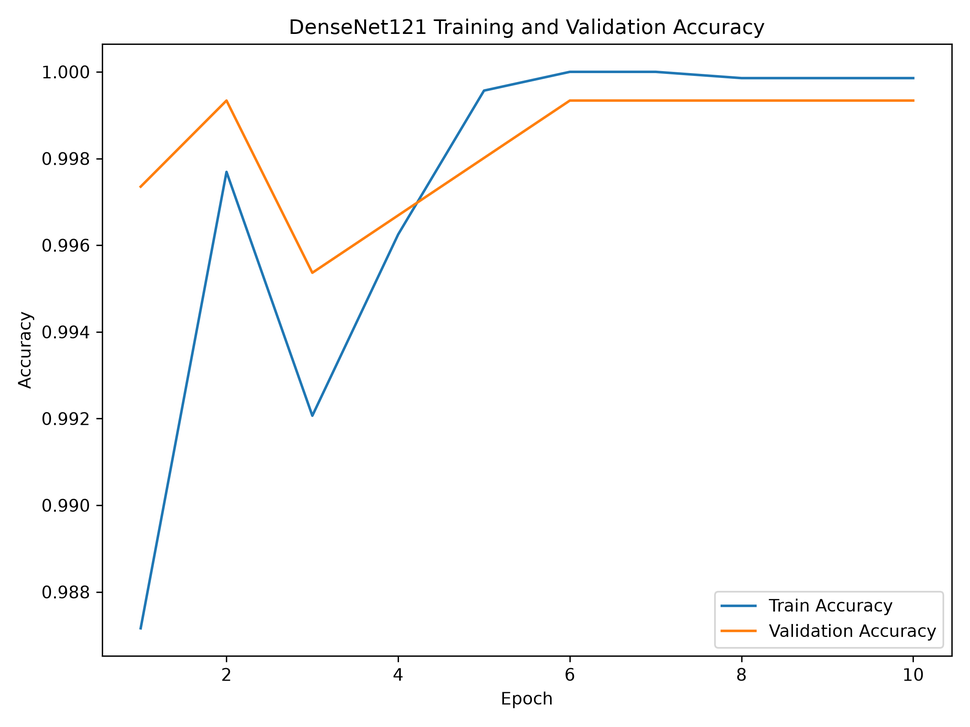
#> input picture densenet121_accuracy_curve.png, 970 x 727 px, shrunk from 2400 x 1800 before the run
$ python -i handcrafted_features.py   (imports and definitions only)   (older library calls are emulated)
#> lines starting #> are read from the running program, lines starting #| are printed output that depends on the picture
import cv2
import numpy as np

from skimage.feature import graycomatrix, graycoprops, local_binary_pattern


# ==================================================
# COLOR FEATURES
# ==================================================

def extract_color_features(image):
    """
    Extract color statistics from:
    RGB, HSV, Lab, and YCbCr.
    """

    features = []

    # --------------------------------------------------
    # RGB
    # --------------------------------------------------

    rgb = image

    for channel in cv2.split(rgb):

        features.append(
            np.mean(channel)
        )

        features.append(
            np.std(channel)
        )
#> this loop made 3 passes
#> after the loop, features = [250.3, 29.82, 250.3, 28, 250.2, 29.2]

    # --------------------------------------------------
    # HSV
    # --------------------------------------------------

    hsv = cv2.cvtColor(
        image,
        cv2.COLOR_RGB2HSV
    )
#> hsv: shape (727, 970, 3); mean H, S, V 1.4, 2.1, 251.1

    for channel in cv2.split(hsv):

        features.append(
            np.mean(channel)
        )

        features.append(
            np.std(channel)
        )
#> after the loop, features = [250.3, 29.82, 250.3, 28, 250.2, 29.2, 1.42, 11.57, 2.05, 20.08, 251.1, 25.93]

    # --------------------------------------------------
    # Lab
    # --------------------------------------------------

    lab = cv2.cvtColor(
        image,
        cv2.COLOR_RGB2LAB
    )
#> lab: shape (727, 970, 3); mean of channels 0, 1, 2 250.6, 128.1, 128

    for channel in cv2.split(lab):

        features.append(
            np.mean(channel)
        )

        features.append(
            np.std(channel)
        )
#> after the loop, features = [250.3, 29.82, 250.3, 28, 250.2, 29.2, 1.42, 11.57, 2.05, 20.08, 251.1, 25.93, 250.6, 27.12, 128.1, 2.47, 128, 4.95]

    # --------------------------------------------------
    # YCbCr
    # --------------------------------------------------

    ycbcr = cv2.cvtColor(
        image,
        cv2.COLOR_RGB2YCrCb
    )
#> ycbcr: shape (727, 970, 3); mean of channels 0, 1, 2 250.3, 128, 128

    for channel in cv2.split(ycbcr):

        features.append(
            np.mean(channel)
        )

        features.append(
            np.std(channel)
        )
#> after the loop, features = [250.3, 29.82, 250.3, 28, 250.2, 29.2, 1.42, 11.57, 2.05, 20.08, 251.1, 25.93, 250.6, 27.12, 128.1, 2.47, 128, 4.95, 250.3, 28.15, 128, 5.44, 128, 5.47]

    return features


# ==================================================
# GLCM FEATURES
# ==================================================

def extract_glcm_features(image):
    """
    Extract GLCM texture features.
    """

    gray = cv2.cvtColor(
        image,
        cv2.COLOR_RGB2GRAY
    )

    # Reduce gray levels
    gray = gray // 32

    gray = gray.astype(
        np.uint8
    )

    glcm = graycomatrix(
        gray,
        distances=[1],
        angles=[0],
        levels=8,
        symmetric=True,
        normed=True
    )

    features = []

    properties = [
        "contrast",
        "dissimilarity",
        "homogeneity",
        "energy",
        "correlation",
        "ASM"
    ]

    for prop in properties:

        value = graycoprops(
            glcm,
            prop
        )[0, 0]

        features.append(
            value
        )
#> this loop made 6 passes
#> value on passes 1 to 6: 0.348, 0.0811, 0.979, 0.961, 0.719, 0.924
#> after the loop, features = [0.348, 0.0811, 0.979, 0.961, 0.719, 0.924]

    return features


# ==================================================
# LBP FEATURES
# ==================================================

def extract_lbp_features(image):
    """
    Extract Local Binary Pattern histogram.
    """

    gray = cv2.cvtColor(
        image,
        cv2.COLOR_RGB2GRAY
    )

    radius = 1

    points = 8 * radius

    lbp = local_binary_pattern(
        gray,
        points,
        radius,
        method="uniform"
    )
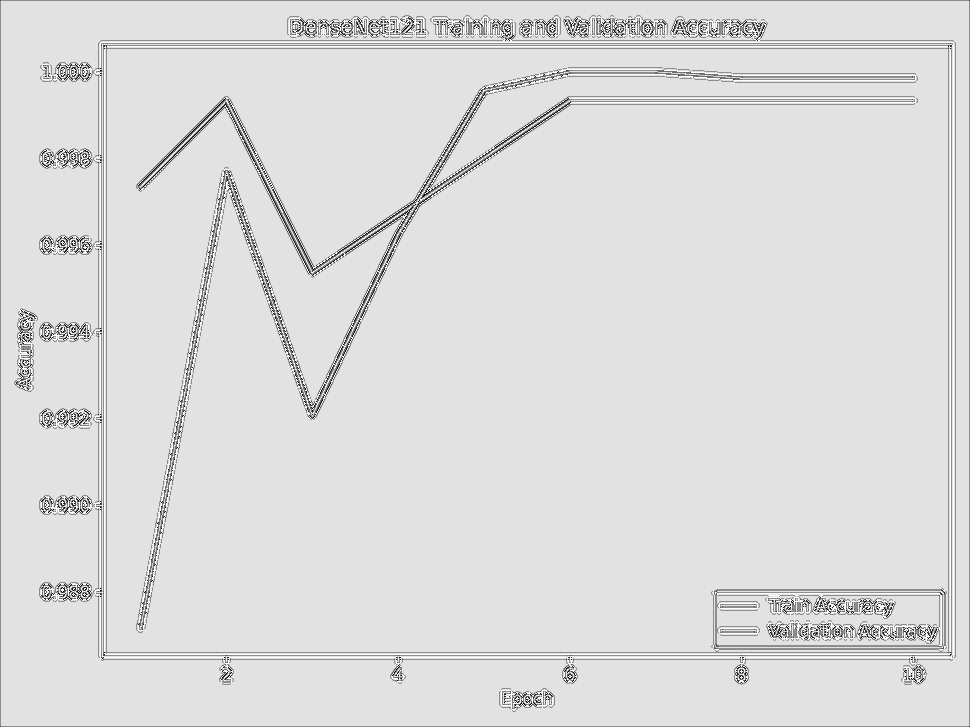
#> lbp: shape (727, 970) float64; min 0, max 9, mean 7.79; drawn with min black and max white

    n_bins = points + 2

    histogram, _ = np.histogram(
        lbp.ravel(),
        bins=np.arange(
            0,
            n_bins + 1
        ),
        range=(
            0,
            n_bins
        )
    )
#> histogram = [1168, 2974, 205, 4194, 6181, 25585, 386, 7163, 641314, 16020]

    histogram = histogram.astype(
        np.float32
    )

    histogram /= (
        histogram.sum() + 1e-7
    )
#> histogram = [0.00166, 0.00422, 0.000291, 0.00595, 0.00877, 0.0363, 0.000547, 0.0102, 0.909, 0.0227]

    return histogram.tolist()


# ==================================================
# SHAPE FEATURES
# ==================================================

def extract_shape_features(image):
    """
    Extract basic shape-related features.
    """

    gray = cv2.cvtColor(
        image,
        cv2.COLOR_RGB2GRAY
    )

    _, binary = cv2.threshold(
        gray,
        0,
        255,
        cv2.THRESH_BINARY +
        cv2.THRESH_OTSU
    )
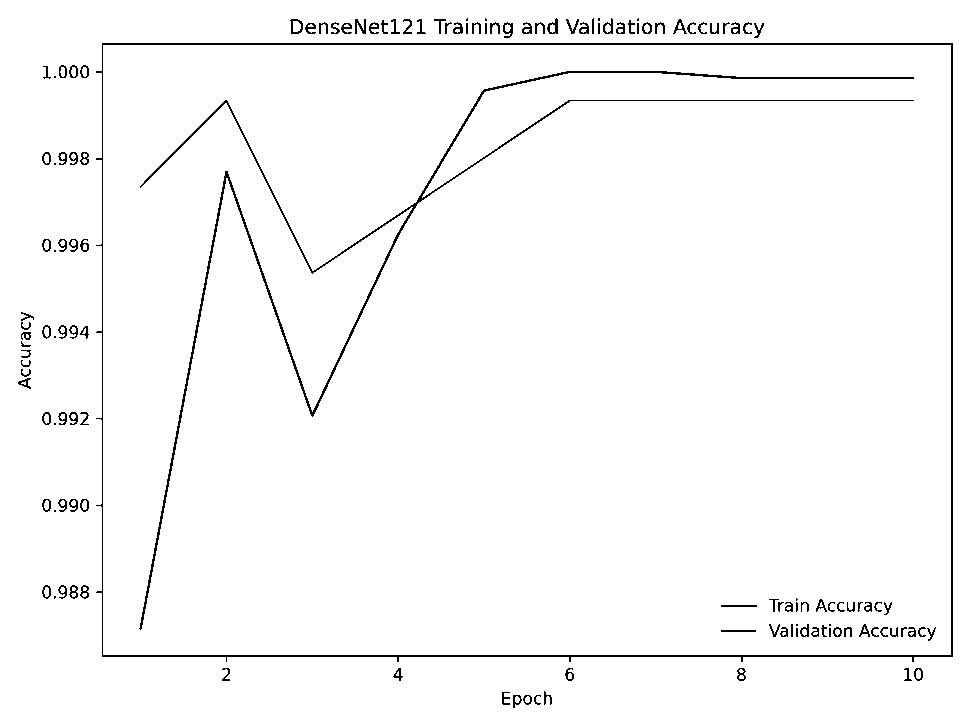
#> binary: shape (727, 970); 97.7% white; black in thin lines or dots

    contours, _ = cv2.findContours(
        binary,
        cv2.RETR_EXTERNAL,
        cv2.CHAIN_APPROX_SIMPLE
    )
#> contours = [[[0, 0], [0, 726], [969, 726], [969, 0]]]

    features = []

    if len(contours) == 0:

        return [
            0.0,
            0.0,
            0.0,
            0.0
        ]

    largest_contour = max(
        contours,
        key=cv2.contourArea
    )
#> largest_contour = [[0, 0], [0, 726], [969, 726], [969, 0]]

    area = cv2.contourArea(
        largest_contour
    )
#> area = 703494

    perimeter = cv2.arcLength(
        largest_contour,
        True
    )
#> perimeter = 3390

    if perimeter > 0:

        circularity = (
            4 *
            np.pi *
            area /
            (perimeter ** 2)
        )
#> circularity = 0.769

    else:

        circularity = 0.0


    x, y, w, h = cv2.boundingRect(
        largest_contour
    )
#> x = 0; y = 0; w = 970; h = 727

    aspect_ratio = (
        w / h
        if h > 0
        else 0.0
    )
#> aspect_ratio = 1.33


    features.extend([
        area,
        perimeter,
        circularity,
        aspect_ratio
    ])

    return features


# ==================================================
# COMPLETE HANDCRAFTED FEATURE EXTRACTION
# ==================================================

def extract_handcrafted_features(image):
    """
    Extract all handcrafted features.
    """

    features = []

    # Color
    features.extend(
        extract_color_features(image)
    )

    # GLCM
    features.extend(
        extract_glcm_features(image)
    )

    # LBP
    features.extend(
        extract_lbp_features(image)
    )

    # Shape
    features.extend(
        extract_shape_features(image)
    )

    return np.array(
        features,
        dtype=np.float32
    )

>>> import cv2
>>> picture = cv2.cvtColor(cv2.imread('../densenet121_accuracy_curve.png'), cv2.COLOR_BGR2RGB)
>>> result = extract_handcrafted_features(picture)
#> result = 44 values, max 703494 at index 40, min 0.000291 at index 32, mean 16116.5

$ run again, on densenet121_loss_curve.png
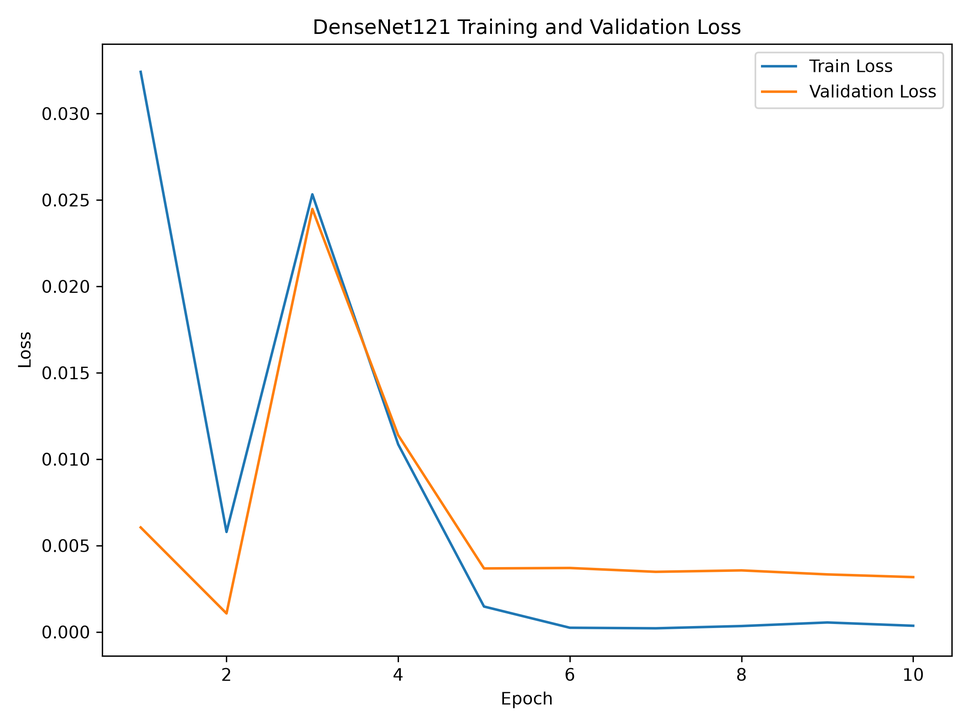
#> input picture densenet121_loss_curve.png, 970 x 727 px, shrunk from 2400 x 1800 before the run
#> the loop in extract_color_features, `for channel in cv2.split(rgb): ` made 3 passes
#> after the loop in extract_color_features, `for channel in cv2.split(rgb):`: features = [250.4, 29.29, 250.3, 27.63, 250.1, 29.65]
#> hsv: shape (727, 970, 3); mean H, S, V 1.5, 2.5, 251.3
#> the loop in extract_color_features, `for channel in cv2.split(hsv): ` made 3 passes
#> after the loop in extract_color_features, `for channel in cv2.split(hsv):`: features = [250.4, 29.29, 250.3, 27.63, 250.1, 29.65, 1.5, 11.76, 2.46, 22.01, 251.3, 25.08]
#> lab: shape (727, 970, 3); mean of channels 0, 1, 2 250.6, 128.2, 128.1
#> the loop in extract_color_features, `for channel in cv2.split(lab): ` made 3 passes
#> after the loop in extract_color_features, `for channel in cv2.split(lab):`: features = [250.4, 29.29, 250.3, 27.63, 250.1, 29.65, 1.5, 11.76, 2.46, 22.01, 251.3, 25.08, 250.6, 26.55, 128.2, 2.88, 128.1, 5.57]
#> ycbcr: shape (727, 970, 3); mean of channels 0, 1, 2 250.3, 128.1, 127.9
#> the loop in extract_color_features, `for channel in cv2.split(ycbcr): ` made 3 passes
#> after the loop in extract_color_features, `for channel in cv2.split(ycbcr):`: features = [250.4, 29.29, 250.3, 27.63, 250.1, 29.65, 1.5, 11.76, 2.46, 22.01, 251.3, 25.08, 250.6, 26.55, 128.2, 2.88, 128.1, 5.57, 250.3, 27.69, 128.1, 6.05, 127.9, 6.15]
#> the loop in extract_glcm_features, `for prop in properties: ` made 6 passes
#> value on passes 1 to 6: 0.336, 0.0805, 0.979, 0.96, 0.719, 0.922
#> after the loop in extract_glcm_features, `for prop in properties:`: features = [0.336, 0.0805, 0.979, 0.96, 0.719, 0.922]
#> in extract_lbp_features, `lbp = local_binary_pattern( gray, points, radius, method="uniform" )`:
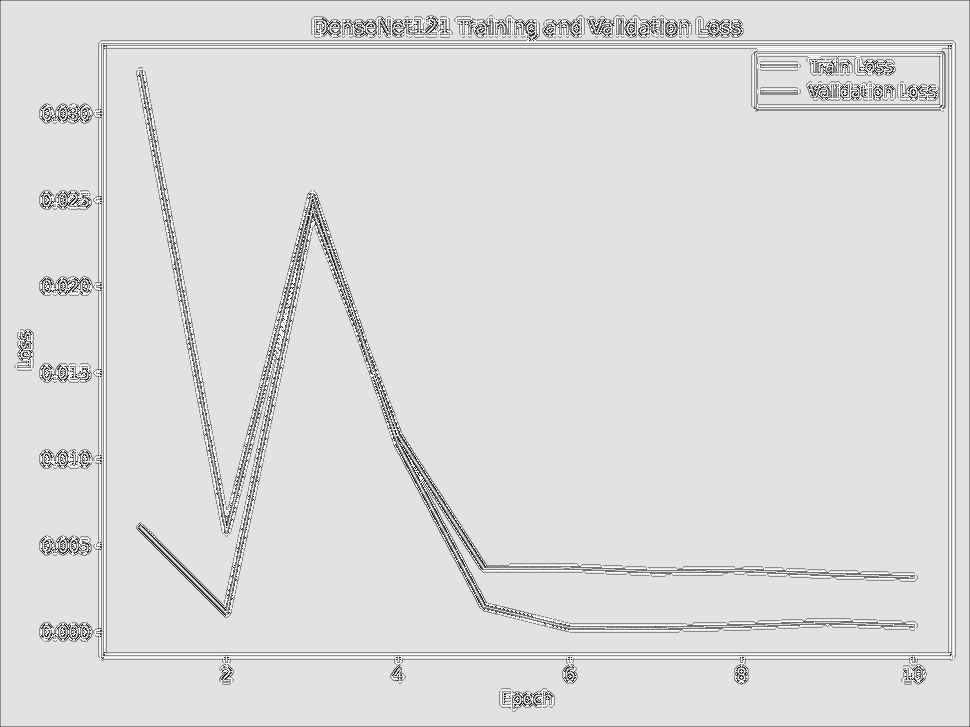
#> lbp: shape (727, 970) float64; min 0, max 9, mean 7.8; drawn with min black and max white
#> in extract_lbp_features, `histogram, _ = np.histogram( lbp.ravel(), bins=np.arange( 0, n_bins + ..`: histogram = [1027, 2588, 163, 3540, 8721, 23786, 360, 7213, 640790, 17002]
#> in extract_lbp_features, `histogram /= ( histogram.sum() + 1e-7 )`: histogram = [0.00146, 0.00367, 0.000231, 0.00502, 0.0124, 0.0337, 0.000511, 0.0102, 0.909, 0.0241]
#> in extract_shape_features, `_, binary = cv2.threshold( gray, 0, 255, cv2.THRESH_BINARY + cv2.THRES..`:
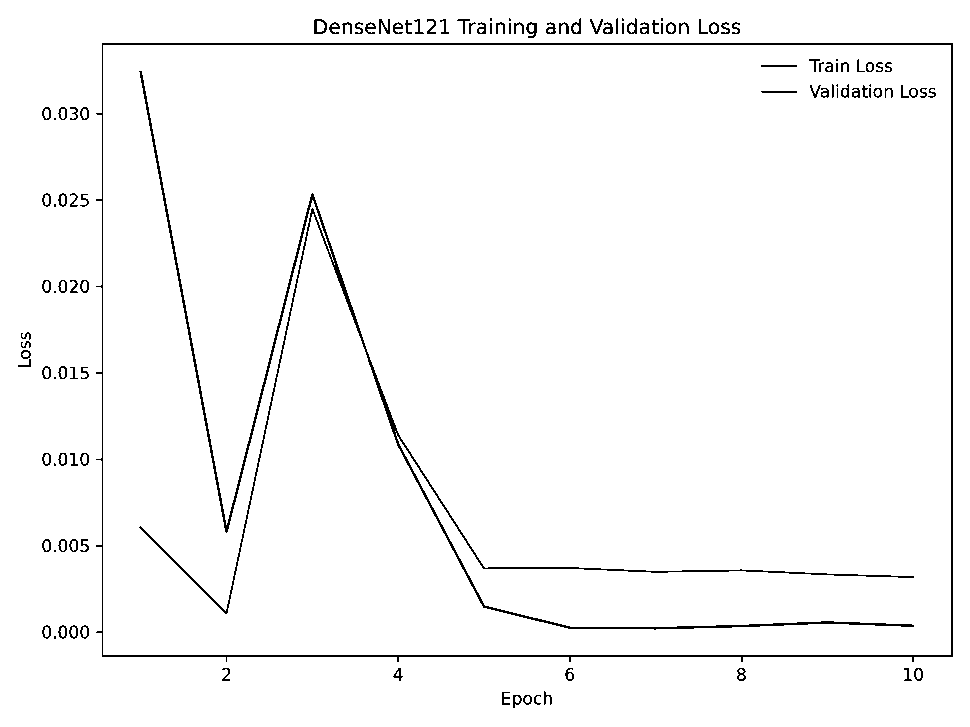
#> binary: shape (727, 970); 97.6% white; black in thin lines or dots
#> contours = [[[0, 0], [0, 726], [969, 726], [969, 0]]]
#> largest_contour = [[0, 0], [0, 726], [969, 726], [969, 0]]
#> area = 703494
#> perimeter = 3390
#> circularity = 0.769
#> x = 0; w = 970; h = 727
#> aspect_ratio = 1.33
#> result = 44 values, max 703494 at index 40, min 0.000231 at index 32, mean 16116.6

$ run again, on resnet18_accuracy_curve.png
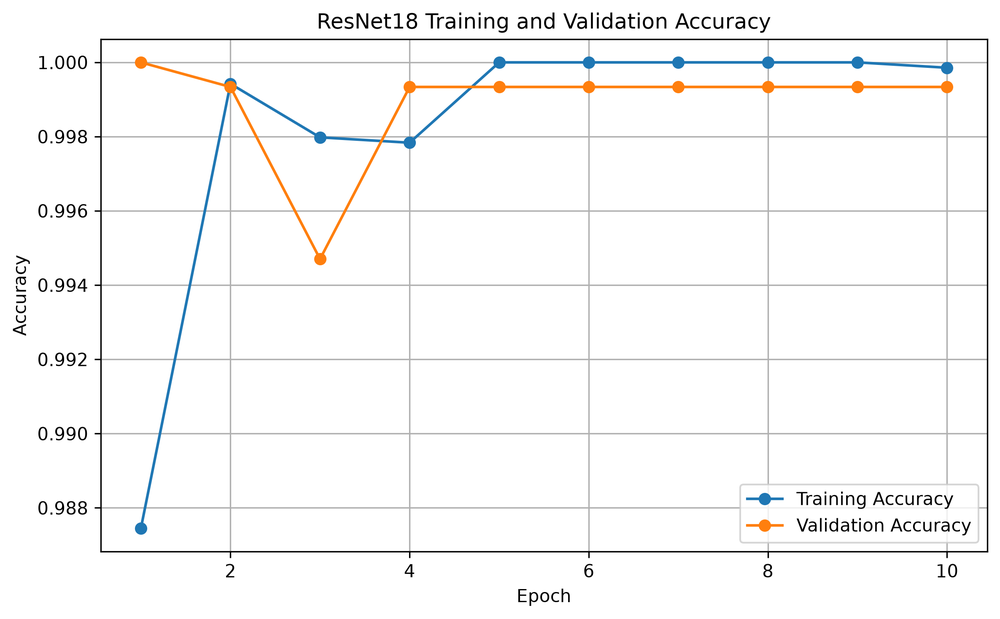
#> input picture resnet18_accuracy_curve.png, 1000 x 619 px, shrunk from 2371 x 1468 before the run
#> the loop in extract_color_features, `for channel in cv2.split(rgb): ` made 3 passes
#> after the loop in extract_color_features, `for channel in cv2.split(rgb):`: features = [247.9, 33.77, 247.7, 32.12, 247.4, 34.38]
#> hsv: shape (619, 1000, 3); mean H, S, V 1.5, 2.9, 248.9
#> the loop in extract_color_features, `for channel in cv2.split(hsv): ` made 3 passes
#> after the loop in extract_color_features, `for channel in cv2.split(hsv):`: features = [247.9, 33.77, 247.7, 32.12, 247.4, 34.38, 1.55, 11.89, 2.92, 24.3, 248.9, 29.58]
#> lab: shape (619, 1000, 3); mean of channels 0, 1, 2 248.3, 128.2, 128.2
#> the loop in extract_color_features, `for channel in cv2.split(lab): ` made 3 passes
#> after the loop in extract_color_features, `for channel in cv2.split(lab):`: features = [247.9, 33.77, 247.7, 32.12, 247.4, 34.38, 1.55, 11.89, 2.92, 24.3, 248.9, 29.58, 248.3, 30.77, 128.2, 3.23, 128.2, 6.18]
#> ycbcr: shape (619, 1000, 3); mean of channels 0, 1, 2 247.7, 128.1, 127.8
#> the loop in extract_color_features, `for channel in cv2.split(ycbcr): ` made 3 passes
#> after the loop in extract_color_features, `for channel in cv2.split(ycbcr):`: features = [247.9, 33.77, 247.7, 32.12, 247.4, 34.38, 1.55, 11.89, 2.92, 24.3, 248.9, 29.58, 248.3, 30.77, 128.2, 3.23, 128.2, 6.18, 247.7, 32.16, 128.1, 6.7, 127.8, 6.86]
#> the loop in extract_glcm_features, `for prop in properties: ` made 6 passes
#> value on passes 1 to 6: 0.385, 0.1, 0.972, 0.927, 0.758, 0.86
#> after the loop in extract_glcm_features, `for prop in properties:`: features = [0.385, 0.1, 0.972, 0.927, 0.758, 0.86]
#> in extract_lbp_features, `lbp = local_binary_pattern( gray, points, radius, method="uniform" )`:
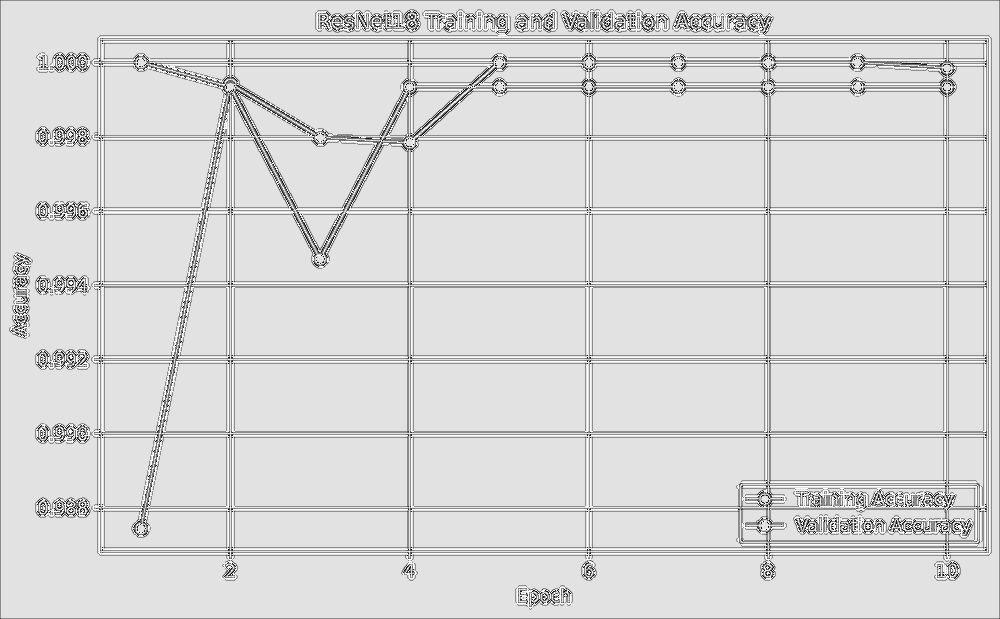
#> lbp: shape (619, 1000) float64; min 0, max 9, mean 7.64; drawn with min black and max white
#> in extract_lbp_features, `histogram, _ = np.histogram( lbp.ravel(), bins=np.arange( 0, n_bins + ..`: histogram = [1247, 3151, 388, 4590, 6121, 52264, 713, 7066, 516865, 26595]
#> in extract_lbp_features, `histogram /= ( histogram.sum() + 1e-7 )`: histogram = [0.00201, 0.00509, 0.000627, 0.00742, 0.00989, 0.0844, 0.00115, 0.0114, 0.835, 0.043]
#> in extract_shape_features, `_, binary = cv2.threshold( gray, 0, 255, cv2.THRESH_BINARY + cv2.THRES..`:
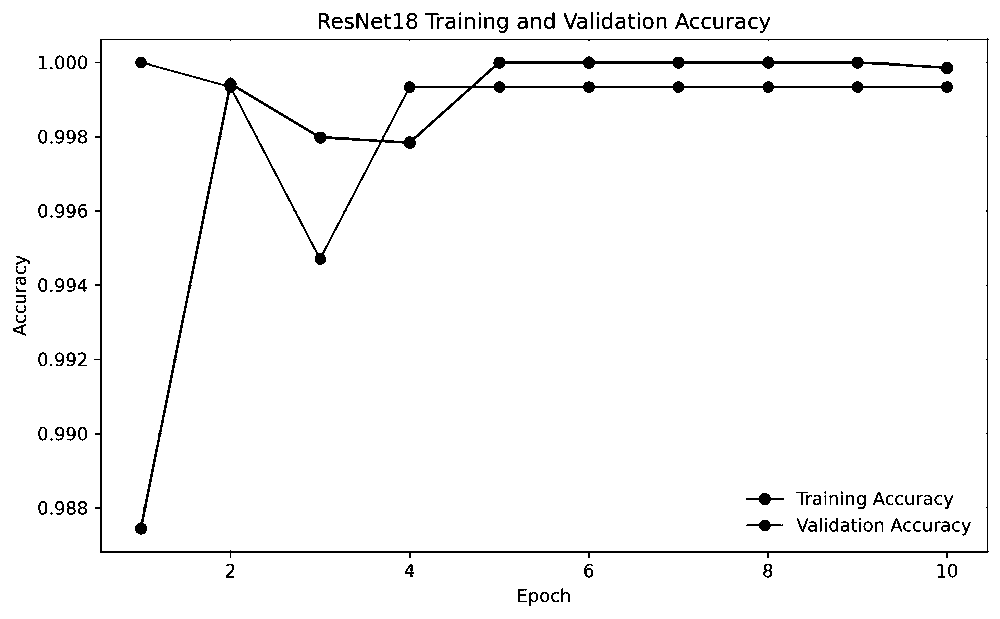
#> binary: shape (619, 1000); 97.1% white; black in thin lines or dots
#> contours = [[[0, 0], [0, 618], [999, 618], [999, 0]]]
#> largest_contour = [[0, 0], [0, 618], [999, 618], [999, 0]]
#> area = 617382
#> perimeter = 3234
#> circularity = 0.742
#> x = 0; w = 1000; h = 619
#> aspect_ratio = 1.62
#> result = 44 values, max 617382 at index 40, min 0.000627 at index 32, mean 14156.4
